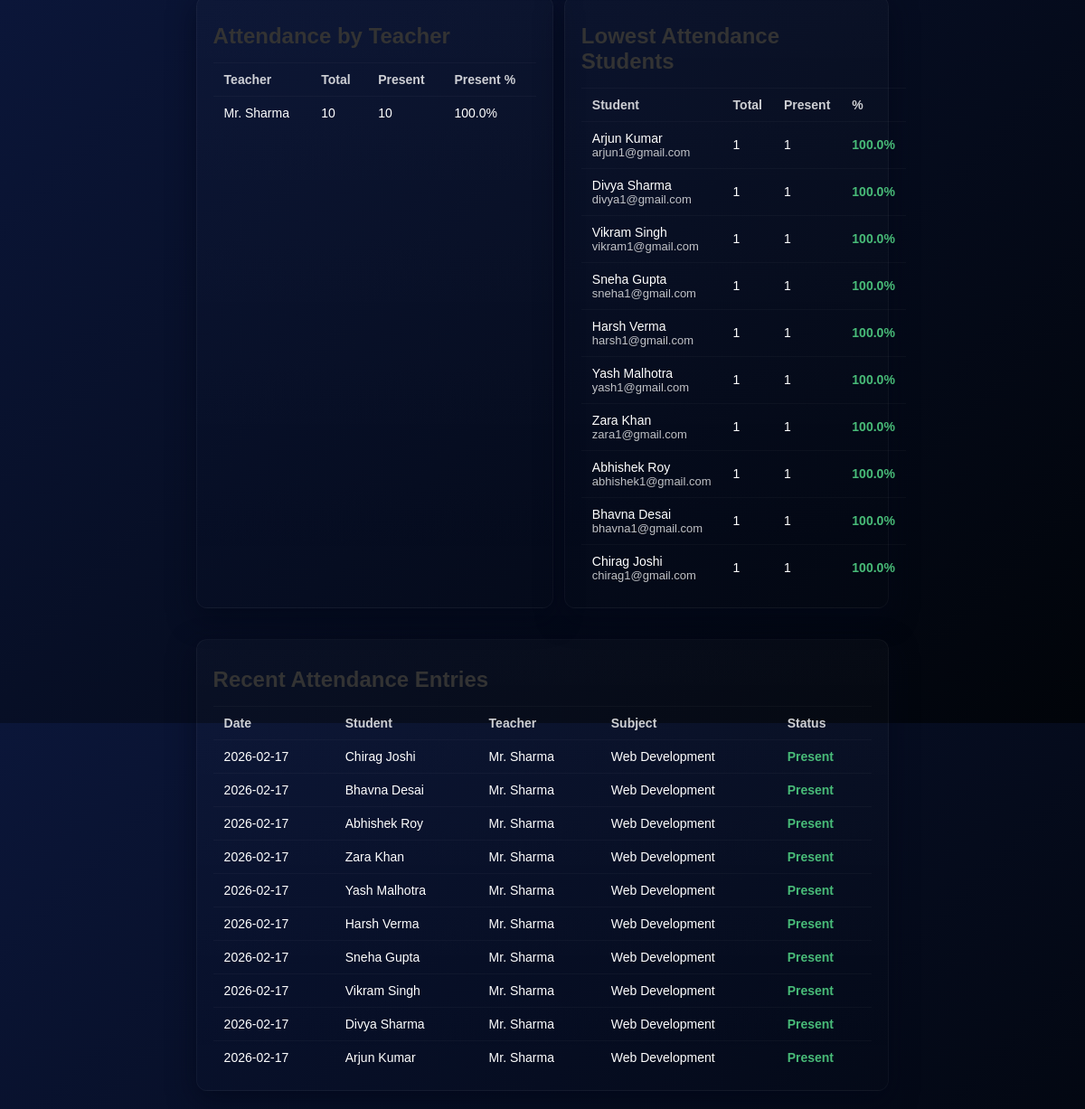
The app's page /reports (signed in), older data.
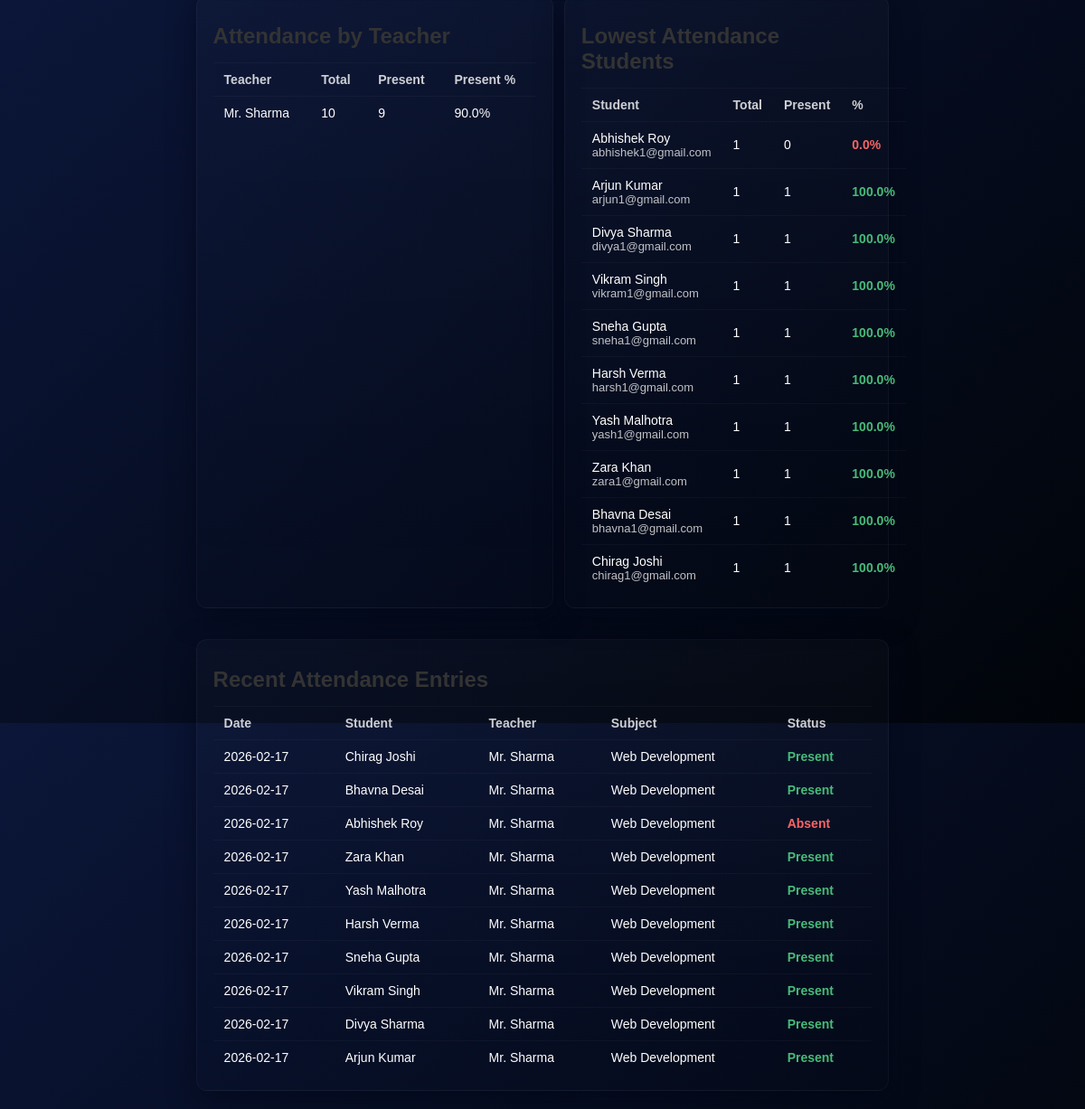
The same page, newer data.
### app.py (models this page shows)
class User(db.Model):
    id = db.Column(db.Integer, primary_key=True)
    role = db.Column(db.String(20), nullable=False)
    name = db.Column(db.String(100), nullable=False)
    email = db.Column(db.String(100), unique=True, nullable=False)
    password = db.Column(db.String(200), nullable=False)
    roll_number = db.Column(db.String(20), nullable=True)
    branch = db.Column(db.String(100), nullable=True)
    semester = db.Column(db.String(20), nullable=True)
    department = db.Column(db.String(100), nullable=True)
    subject = db.Column(db.String(100), nullable=True)

class Attendance(db.Model):
    id = db.Column(db.Integer, primary_key=True)
    student_id = db.Column(db.Integer, db.ForeignKey('user.id'), nullable=False)
    teacher_id = db.Column(db.Integer, db.ForeignKey('user.id'), nullable=False)
    subject = db.Column(db.String(100), nullable=False)
    branch = db.Column(db.String(100), nullable=True)
    semester = db.Column(db.String(20), nullable=True)
    date = db.Column(db.Date, nullable=False, default=date.today)
    status = db.Column(db.String(20), nullable=False, default='absent')
    student = db.relationship('User', foreign_keys=[student_id], backref='attendance_as_student')
    teacher = db.relationship('User', foreign_keys=[teacher_id], backref='attendance_as_teacher')

### app.py (the view)
@app.route('/reports')
def reports():
    if session.get('role') != 'admin':
        abort(403)
    total_students = User.query.filter_by(role='student').count()
    total_teachers = User.query.filter_by(role='teacher').count()
    total_attendance = Attendance.query.count()
    subjects = [row[0] for row in db.session.query(Attendance.subject).distinct().all()]
    attendance_by_subject = []
    for subj in subjects:
        total = Attendance.query.filter_by(subject=subj).count()
        present = Attendance.query.filter(Attendance.subject==subj, func.lower(Attendance.status)=='present').count()
        pct = round((present / total) * 100, 2) if total > 0 else 0
        attendance_by_subject.append({'subject': subj, 'total': total, 'present': present, 'percentage': pct})
    teachers = User.query.filter_by(role='teacher').all()
    attendance_by_teacher = []
    for t in teachers:
        total = Attendance.query.filter_by(teacher_id=t.id).count()
        present = Attendance.query.filter(Attendance.teacher_id==t.id, func.lower(Attendance.status)=='present').count()
        pct = round((present / total) * 100, 2) if total > 0 else 0
        attendance_by_teacher.append({'teacher': t.name, 'total': total, 'present': present, 'percentage': pct})
    students = User.query.filter_by(role='student').all()
    student_stats = []
    for s in students:
        total = Attendance.query.filter_by(student_id=s.id).count()
        present = Attendance.query.filter(Attendance.student_id==s.id, func.lower(Attendance.status)=='present').count()
        pct = round((present / total) * 100, 2) if total > 0 else None
        student_stats.append({'id': s.id, 'name': s.name, 'email': s.email, 'total': total, 'present': present, 'percentage': pct})
    low_attendance = sorted([x for x in student_stats if x['percentage'] is not None], key=lambda r: r['percentage'])[:10]
    recent_records = Attendance.query.order_by(Attendance.date.desc(), Attendance.id.desc()).limit(12).all()
    for r in recent_records:
        r.student_obj = User.query.get(r.student_id)
        r.teacher_obj = User.query.get(r.teacher_id)
    return render_template(
        'reports.html',
        total_students=total_students,
        total_teachers=total_teachers,
        total_attendance=total_attendance,
        attendance_by_subject=attendance_by_subject,
        attendance_by_teacher=attendance_by_teacher,
        low_attendance=low_attendance,
        recent_records=recent_records
    )

### templates/reports.html (shortened to what this page needs)
<!DOCTYPE html>
<html lang="en">
<head>
  <link rel="stylesheet" href="{{ url_for('static', filename='style.css') }}">
</head>
<body>
  <div class="wrap">
    <div class="row" style="margin-top:14px">
      <div class="card" style="flex:1;min-width:320px">
        <h2>Attendance by Teacher</h2>
        {% if attendance_by_teacher %}
          <table>
            <thead><tr><th>Teacher</th><th>Total</th><th>Present</th><th>Present %</th></tr></thead>
            <tbody>
              {% for t in attendance_by_teacher %}
                <tr>
                  <td>{{ t.teacher }}</td>
                  <td>{{ t.total }}</td>
                  <td>{{ t.present }}</td>
                  <td>{{ t.percentage }}%</td>
                </tr>
              {% endfor %}
            </tbody>
          </table>
        {% else %}
          <div class="muted">No teacher attendance yet.</div>
        {% endif %}
      </div>
      <div class="card" style="flex:0.9;min-width:280px">
        <h2>Lowest Attendance Students</h2>
        {% if low_attendance %}
          <table>
            <thead><tr><th>Student</th><th>Total</th><th>Present</th><th>%</th></tr></thead>
            <tbody>
              {% for s in low_attendance %}
                <tr>
                  <td>{{ s.name }} <div class="small">{{ s.email }}</div></td>
                  <td>{{ s.total }}</td>
                  <td>{{ s.present }}</td>
                  <td class="{{ 'label-bad' if s.percentage < 50 else 'label-good' }}">{{ s.percentage }}%</td>
                </tr>
              {% endfor %}
            </tbody>
          </table>
        {% else %}
          <div class="muted">No student attendance data yet.</div>
        {% endif %}
      </div>
    </div>
    <div class="card" style="margin-top:14px">
      <h2>Recent Attendance Entries</h2>
      {% if recent_records %}
        <table>
          <thead><tr><th>Date</th><th>Student</th><th>Teacher</th><th>Subject</th><th>Status</th></tr></thead>
          <tbody>
            {% for r in recent_records %}
              <tr>
                <td>{{ r.date.strftime('%Y-%m-%d') if r.date else '' }}</td>
                <td>{{ r.student_obj.name if r.student_obj else ('#' ~ r.student_id) }}</td>
                <td>{{ r.teacher_obj.name if r.teacher_obj else ('#' ~ r.teacher_id) }}</td>
                <td>{{ r.subject }}</td>
                <td class="{{ 'label-good' if (r.status or '').lower()=='present' else 'label-bad' }}">{{ r.status }}</td>
              </tr>
            {% endfor %}
          </tbody>
        </table>
      {% else %}
        <div class="muted">No recent attendance.</div>
      {% endif %}
    </div>
  </div>
</body>
</html>

### static/style.css (style rules this page uses)
* { margin: 0; padding: 0; box-sizing: border-box; font-family: Arial, sans-serif; }
body { display: flex; justify-content: center; align-items: center; height: 100vh; background: linear-gradient(to right, #6a11cb, #2575fc); }
body { background: linear-gradient(135deg, #6a11cb 0%, #2575fc 100%); font-family: "Poppins", Arial, sans-serif; }
.card { background: #fff; border-radius: 10px; box-shadow: 0 4px 8px rgba(0, 0, 0, 0.1); padding: 20px; margin: 20px 0; }
.card h2 { margin-bottom: 15px; color: #333; }

### templates/reports.html (style rules this page uses)
body { font-family:Poppins,Arial,Helvetica;background:linear-gradient(135deg,#0b1639,#010409);color:#fff;padding:28px }
.wrap { max-width:1100px;margin:28px auto }
.card { background:linear-gradient(180deg,rgba(255,255,255,0.02),transparent);border:1px solid rgba(255,255,255,0.04);padding:18px;border-radius:12px;box-shadow:0 10px 30px rgba(2,6,23,0.6) }
.row { display:flex;gap:12px;margin-top:12px;flex-wrap:wrap }
h2 { margin:12px 0 }
table { width:100%;border-collapse:collapse;margin-top:10px }
th,td { padding:10px 12px;text-align:left;border-top:1px solid rgba(255,255,255,0.03);font-size:14px }
thead th { color:rgba(255,255,255,0.8);font-weight:700;background:transparent }
.label-good { color:#48bb78;font-weight:700 }
.label-bad { color:#f56565;font-weight:700 }
.small { font-size:13px;color:rgba(255,255,255,0.75) }

Row changes from the older to the newer data that the page shows:
computed for User "Mr. Sharma": present "10" → "9"; percentage "100.0" → "90.0"
shown differently, row unchanged: User "Abhishek Roy": present "1" → "0"; percentage "100.0" → "0.0"; moves up the list
changed Attendance "Abhishek Roy": status "Present" → "Absent"
